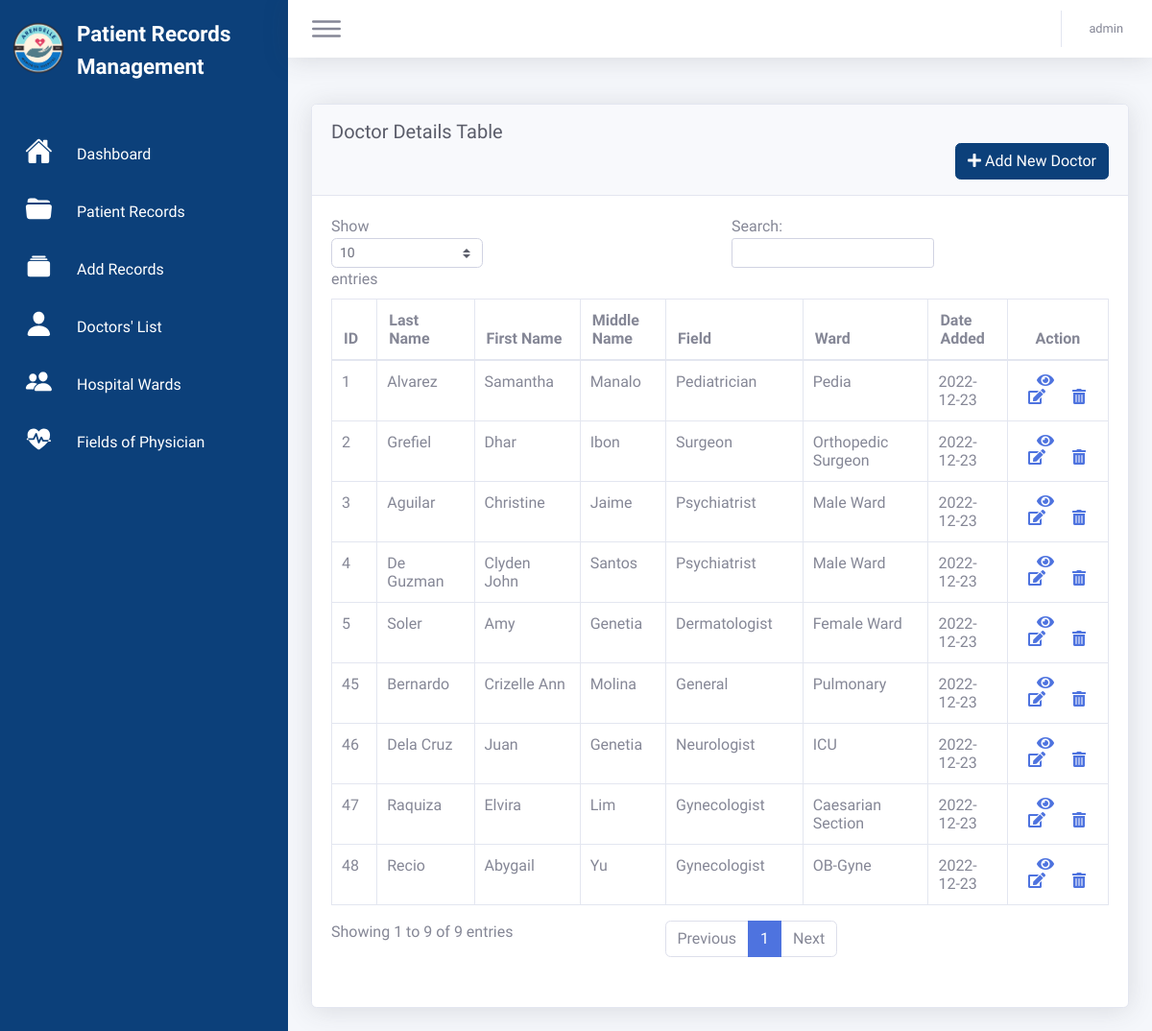
The page /doctorsList.php (signed in) on the database its author committed.
### tables this page shows
CREATE TABLE `user` (
  `u_id` int(11) NOT NULL,
  `u_username` varchar(255) NOT NULL,
  `u_password` varchar(255) NOT NULL
);

CREATE TABLE `physicians` (
  `d_id` int(11) NOT NULL,
  `d_lname` varchar(255) NOT NULL,
  `d_fname` varchar(255) NOT NULL,
  `d_mname` varchar(255) NOT NULL,
  `d_address` varchar(255) NOT NULL,
  `d_gen` varchar(255) NOT NULL,
  `d_age` int(11) NOT NULL,
  `d_number` varchar(12) NOT NULL,
  `d_field` varchar(255) NOT NULL,
  `d_ward` varchar(255) NOT NULL,
  `d_date` date NOT NULL
);

### mainBackend.php (called while the page is built, shortened)
<?php
Class Hardware {
    private $server = "mysql:host=localhost;dbname=patient_records_management";
	private $user = "root";
	private $pass = "";
	private $options = array(PDO::ATTR_ERRMODE => PDO::ERRMODE_EXCEPTION, PDO::ATTR_DEFAULT_FETCH_MODE => PDO::FETCH_ASSOC);
    public function openConnection(){
		try{
			$this->con = new PDO($this->server, $this->user, $this->pass, $this->options);
			return $this->con;
		}catch(PDOException $e) {
			echo "There is a problem in the connection: ". $e->getMessage();
		}
	}
    public function header_user(){
        if ($_SESSION['authentication']) {
            $activeUser = $_SESSION['id'];
            $connection = $this->openConnection();
            $sql = $connection->prepare("SELECT * FROM user WHERE u_id = '$activeUser'");
            $sql->execute();
            $userinfo = $sql->fetch();
            return $userinfo;
        } else {
			header ('location:index.php');
		}
	}
    public function doctorRecord(){
        $connection = $this->openConnection();
        $sql = $connection->prepare("SELECT * FROM physicians ORDER BY d_id");
        $sql->execute();
        $doctorRecord = $sql->fetchAll();
        return $doctorRecord;
    }
}

### doctorsList.php (the view, shortened to what this page needs)
<?php
  require_once "mainBackend.php";
  require_once('header.php');
  $outpatient = new Hardware();
  $doctorRecords = $outpatient->doctorRecord();
?>
<div class="container-fluid">
	<div class="card shadow mb-4">
		<div class="card-header py-3">
			<h5 class="mb-2 text-gray-800">Doctor Details Table <a style="margin-left: 700px;">
				<a style="background-color: #ECAC3D; border-color: #ECAC3D; float: right;" href="doctorform.php" class="btn btn-success pull-right"><i
					class="fa fa-plus"></i> Add New Doctor</a>
				</a>
			</h5>
		</div>
		<div class="card-body">
			<div class="table">
			<form method="POST" name="form" action="doctorsList.php">
				<table id="dataTable" class="table table-bordered table-hover" >
						<thead>
						<tr>
							<th>ID</th>
							<th>Last Name</th>
							<th>First Name</th>
							<th>Middle Name</th>
							<th>Field</th>
							<th>Ward</th>
							<th>Date Added</th>
							<th class='text-center'>Action</th>
						</tr>
						</thead>
						<tbody>
						<?php if($doctorRecords){ $counter = 0; ?>
							<?php foreach($doctorRecords as $record): $counter += 1;?>
								<tr>
									<td><?= $record['d_id'];?></td>
									<td><?= $record['d_lname'];?></td>
									<td><?= $record['d_fname'];?></td>
									<td><?= $record['d_mname'];?></td>
									<td><?= $record['d_field'];?></td>
									<td><?= $record['d_ward'];?></td>
									<td><?= $record['d_date'];?></td>
									<td width="13%" class='text-center'>
										<a href="doctorRecordsView.php?d_id=<?=$record['d_id'];?>" class="mr-4" title="View Record" data-toggle="tooltip">
											<i class="fa fa-eye"></i></a>
										<a href="doctorRecordsUpdate.php?d_id=<?=$record['d_id'];?>" class="mr-4" title="Update Record" data-toggle="tooltip">
											<i class="fa fa-edit"></i></a>
										<div id="del" style="display: inline;" >
											<a href="#" onclick="$('.delete_id').val('<?=$record['d_id'];?>')" data-id="<?=$record['d_id'];?>" data-toggle="modal"  data-target="#delPatientRecordModal"  title='Delete Record' data-toggle='tooltip' >
												<i class="fas fa-trash-alt"></i></a>
										</div>
									</td>
								</tr>
							<?php endforeach; ?>
						<?php } ?>
						</tbody>
					</table>
				</div>
		</div>
	</div>
</div>

### header.php (shortened to what this page needs)
<?php
	require_once "mainBackend.php";
  $outpatient = new Hardware();
  $users = $outpatient->header_user();
?>
<!DOCTYPE html>
<html lang="en">
<head>
  <link href="assets/vendor/fontawesome-free/css/all.min.css" rel="stylesheet" type="text/css">
  <link href="assets/css/sb-admin-2.min.css" rel="stylesheet">
  <link rel="stylesheet" type="text/css" href="assets/loader.css">
  <link rel="stylesheet" type="text/css" href="assets/css/add.css">
  <link rel="stylesheet" type="text/css" href="assets/css/try.css">
</head>
<body id="page-top">
  <div id="container">
    <div class="navigation1">
      <ul>
        <li>
          <a href="#">
            <span class="icon"><img style="width:60px; margin-top:20px;" src="img/logo.png"></ion-icon></span>
            <span class="title1">Patient Records Management</span>
          </a>
        </li>
        <li>
          <a href="dashboard.php">
            <span class="icon">
              <ion-icon name="home"></ion-icon>
            </span>
            <span class="title">Dashboard</span>
          </a>
        </li>
        <li>
          <a href="patientRecords.php">
            <span class="icon">
              <ion-icon name="folder-open"></ion-icon>
            </span>
            <span class="title">Patient Records</span>
          </a>
        </li>
        <li>
          <a href="addRecords.php">
            <span class="icon">
              <ion-icon name="albums"></ion-icon>
            </span>
            <span class="title">Add Records</span>
          </a>
        </li>
        <li>
          <a href="doctorsList.php">
            <span class="icon">
              <ion-icon name="person"></ion-icon>
            </span>
            <span class="title">Doctors' List</span>
        </li>
        <li>
          <a href="hospitalWards.php">
            <span class="icon">
              <ion-icon name="people"></ion-icon>
            </span>
            <span class="title">Hospital Wards</span>
          </a>
        </li>
        <li>
          <a href="FieldsOfPhysicians.php">
            <span class="icon">
              <ion-icon name="fitness"></ion-icon>
            </span>
            <span class="title">Fields of Physician</span>
          </a>
        </li>
      </ul>
    </div>
    <div class="main1">
        <nav class="navbar navbar-expand navbar-light bg-white topbar mb-4 static-top shadow">
          <div class="toggle">
            <ion-icon name="menu-outline"></ion-icon>
          </div>
          <ul class="navbar-nav ml-auto">
            <li class="nav-item dropdown no-arrow">
              <a class="nav-link dropdown-toggle" href="#" id="userDropdown" role="button" data-toggle="dropdown"
                aria-haspopup="true" aria-expanded="false">
                <span class="mr-2 d-none d-lg-inline text-gray-600 small">
                  <?= $users['u_username'];?>
                </span>
              </a>
            </li>
          </ul>
        </nav>

### assets/css/add.css (style rules this page uses)
.btn-success { color: #fff; background-color: #0c407a !important; border-color: #0c407a !important; }

### assets/css/try.css (style rules this page uses)
* { margin: 0; padding: 0; box-sizing: border-box; font-family: 'Ubuntu', sans-serif; }
:root { --blue: #0C407A; --lightblue: #16c2d5; --white: #fff; --grey: #f5f5f5; --grey2: #F5F7FB; --black1: #222; --black2: #999; }
body { min-height: 100wh; overflow-x: hidden; }
.title1 { font-weight: 1000; font-size: 1.4em; color: var(--white); margin: 5px 10px; margin-top: 19px; }
.navigation1 { position: fixed; width: 300px; height: 100%; background: var(--blue); border-left: 10px solid var(--blue); transition: 0.5s; overflow: hidden; }
.navigation1 ul { position: absolute; top: 0; left: 0; width: 100%; }
.navigation1 ul li { position: relative; width: 100%; list-style: none; border-top-left-radius: 30px; border-bottom-left-radius: 30px; }
.navigation1 ul li:nth-child(1) { margin-bottom: 40px; pointer-events: none; }
.navigation1 ul li a { position: relative; display: block; width: 100%; display: flex; text-decoration: none; color: var(--white) }
.navigation1 ul li a .icon { position: relative; display: block; min-width: 60px; height: 60px; line-height: 70px; text-align: center; }
.navigation1 ul li a .icon ion-icon { font-size: 1.8em; margin-top: 12px; }
.navigation1 ul li a .title { position: relative; display: block; padding: 0 10px; height: 60 px; line-height: 60px; text-align: start; white-space: nowrap; }
.main1 { position: absolute; width: calc(100% - 300px); left: 300px; min-height: 100vh; background: var(--grey2); transition: 0.5s; }
.topbar { width: 100%; height: 60px; display: flex; justify-content: space-between; align-items: center; padding: 0 10px; box-shadow: 0 0 10px rgba(0,0,0,0.2); background: var(--white); }
.toggle { position: relative; width: 60px; height: 60px; display: flex; justify-content: center; align-items: center; font-size: 2.5em; cursor: pointer; }
td { padding-left: 10px !important; }

### rows shown on the page
user: u_username "admin"
physicians: d_id "1", d_lname "Alvarez", d_fname "Samantha", d_mname "Manalo", d_field "Pediatrician", d_ward "Pedia", d_date "2022-12-23"
physicians: d_id "2", d_lname "Grefiel", d_fname "Dhar", d_mname "Ibon", d_field "Surgeon", d_ward "Orthopedic Surgeon", d_date "2022-12-23"
physicians: d_id "3", d_lname "Aguilar", d_fname "Christine", d_mname "Jaime", d_field "Psychiatrist", d_ward "Male Ward", d_date "2022-12-23"
physicians: d_id "4", d_lname "De Guzman", d_fname "Clyden John", d_mname "Santos", d_field "Psychiatrist", d_ward "Male Ward", d_date "2022-12-23"
physicians: d_id "5", d_lname "Soler", d_fname "Amy", d_mname "Genetia", d_field "Dermatologist", d_ward "Female Ward", d_date "2022-12-23"
physicians: d_id "45", d_lname "Bernardo", d_fname "Crizelle Ann", d_mname "Molina", d_field "General", d_ward "Pulmonary", d_date "2022-12-23"
physicians: d_id "46", d_lname "Dela Cruz", d_fname "Juan", d_mname "Genetia", d_field "Neurologist", d_ward "ICU", d_date "2022-12-23"
physicians: d_id "47", d_lname "Raquiza", d_fname "Elvira", d_mname "Lim", d_field "Gynecologist", d_ward "Caesarian Section", d_date "2022-12-23"
physicians: d_id "48", d_lname "Recio", d_fname "Abygail", d_mname "Yu", d_field "Gynecologist", d_ward "OB-Gyne", d_date "2022-12-23"
